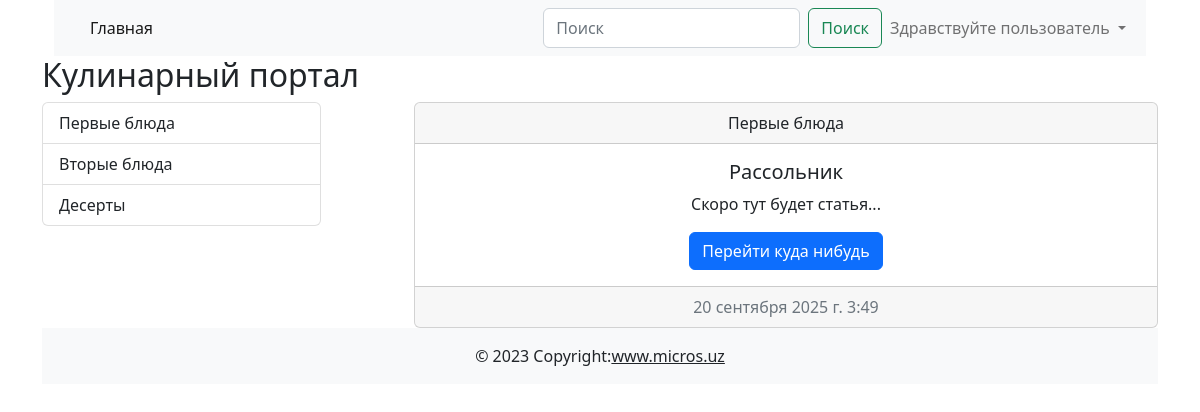
Before: / with the older database file.
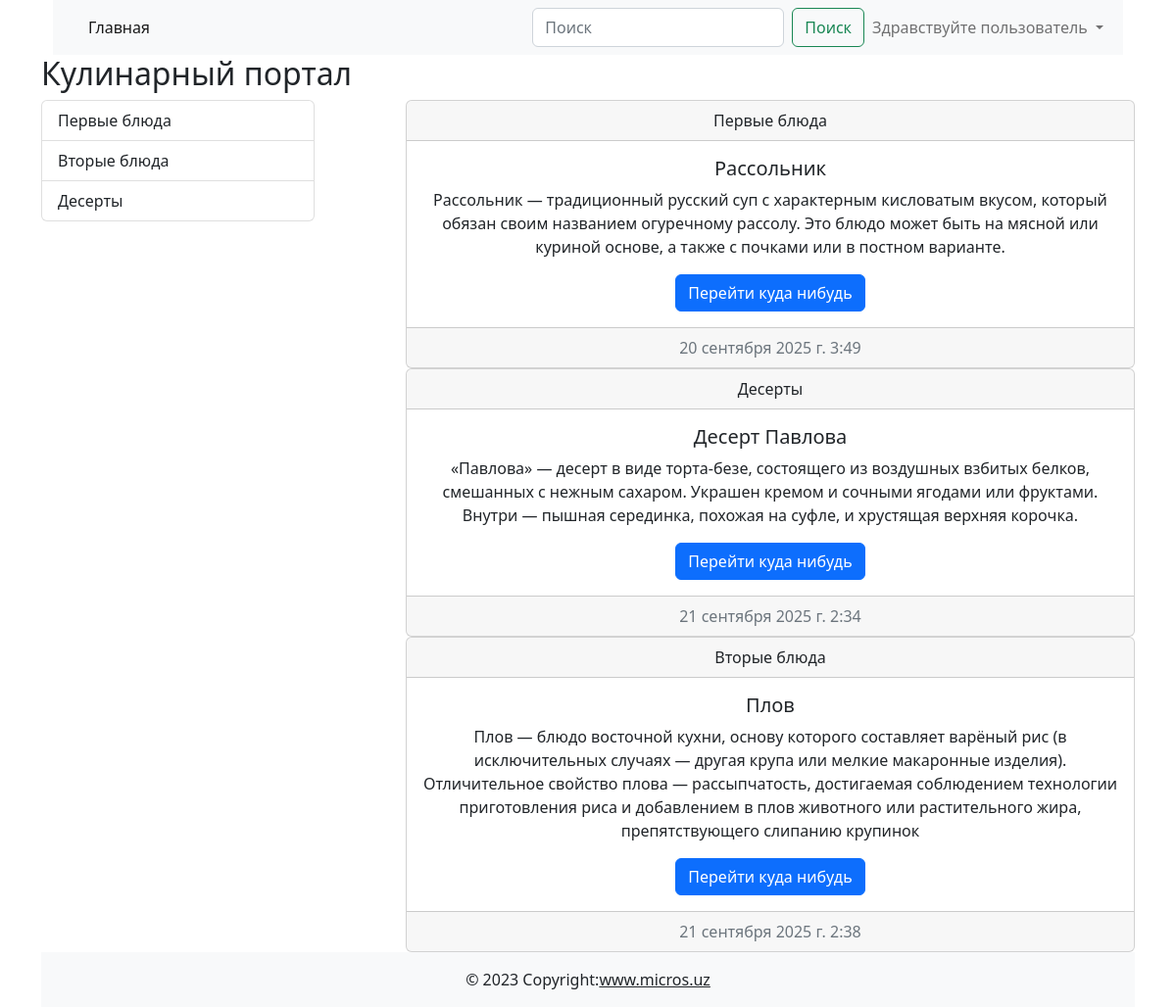
After: the same page with the newer database file.
### culinary_portal/models.py (models this page shows, shortened)
class Category(models.Model):
    title = models.CharField(max_length=255, verbose_name="Название категории")  # verbose_name - название поля в админке
    def __str__(self):
        return self.title
    class Meta:
        verbose_name = "Категория"  # название таблицы в админке
        verbose_name_plural = "Категории"  # название таблицы в админке во множественном числе

class Post(models.Model):
    title = models.CharField(max_length=255, verbose_name="Заголовок статьи")
    content = models.TextField(default="Скоро тут будет статья...", verbose_name="Текст статьи")
    created_at = models.DateTimeField(auto_now_add=True, verbose_name="Дата создания") # Используется при создании, установленное значение не изменяется
    update = models.DateTimeField(auto_now=True, verbose_name="Дата обновления") # Используется при обновлении, автоматически изменяет поле каждый раза, когда объект сохраняется
    photo = models.ImageField(upload_to="photos/", blank=True, null=True, verbose_name="Фото") # Директория в которую буду скачиваться фото. blank=True - не обязательное поля для заполнения, null=True - поле может быть null
    watched = models.IntegerField(default=0, verbose_name="Количество просмотров")
    is_published = models.BooleanField(default=True, verbose_name="Опубликовано ли")
    category = models.ForeignKey(Category, on_delete=models.CASCADE, verbose_name="Категория") # Связь с моделью Category
    class Meta:
        verbose_name = "Пост"
        verbose_name_plural = "Посты"

### culinary_portal/views.py (the view)
# urls.py: path("", get_index),  # Эндпоинт для главной страницы
def get_index(request):
    posts = Post.objects.all()  # SELECT * FROM post
    categories = Category.objects.all()
    context = {
        "title": "Главая страница",
        "posts": posts,
        "categories": categories,
    }
    return render(request, "cooking/index.html", context)

### culinary_portal/templates/cooking/index.html (shortened to what this page needs)
<!doctype html>
<html lang="en">
<head>
    <link href="https://cdn.jsdelivr.net/npm/bootstrap@5.2.3/dist/css/bootstrap.min.css" rel="stylesheet">
</head>
<body>
    <div class="container">
        <header>
            <div class="container">
                <nav class="navbar navbar-expand-lg bg-light">
                    <div class="container-fluid">
                        <div class="collapse navbar-collapse" id="navbarSupportedContent">
                            <ul class="navbar-nav me-auto mb-2 mb-lg-0"><li class="nav-item"><a class="nav-link active" aria-current="page" href="#!">Главная</a></li></ul>
                            <div class="d-flex">
                                <form class="d-flex" role="search" method="get" action="#!">
                                    <input name="q" class="form-control me-2" type="search" placeholder="Поиск" aria-label="Поиск">
                                    <button class="btn btn-outline-success" type="submit">Поиск</button>
                                </form>
                                <ul class="navbar-nav me-auto mb-2 mb-lg-0">
                                    <li class="nav-item dropdown">
                                        <a class="nav-link dropdown-toggle" href="#" id="navbarDropdown" role="button"
                                           data-bs-toggle="dropdown" aria-expanded="false">
                                            Здравствуйте пользователь
                                        </a>
                                    </li>
                                </ul>
                            </div>
                        </div>
                    </div>
                </nav>
            </div>
        </header>
        <main>
            <h2>Кулинарный портал</h2>
            <div class="d-flex justify-content-between">
                <div class="col-3">
                    <div class="list-group">
                        {% for category in categories %}
                        <a href="#!" class="list-group-item list-group-item-action">{{category.title}}</a>
                        {% endfor %}
                    </div>
                </div>
                <div class="col-8">
                    {% for post in posts %}
                    <div class="card text-center"><div class="card-header">{{post.category}}</div>
                        <div class="card-body"><h5 class="card-title">{{post.title}}</h5><p class="card-text">{{post.content}}</p><a href="#!" class="btn btn-primary">Перейти куда нибудь</a></div>
                        <div class="card-footer text-muted">{{post.created_at}}</div>
                    </div>
                    {% endfor %}
                </div>
            </div>
        </main>
        <footer class="bg-light text-center text-lg-start">
            <div class="text-center p-3" style="background-color: rgba(0, 0, 0, 0);">© 2023 Copyright:<a class="text-dark" href="https://mdbootstrap.com/">www.micros.uz</a></div>
        </footer>
    </div>
</body>
</html>

Changed rows visible on the page:
changed Post "Рассольник": content "Скоро тут будет статья..." → "Рассольник — традиционный русский суп с характерным кисловатым вкусом, который обязан своим названием огуречному рассолу. Это блюдо может быть на мясной или куриной основе, а также с почками или в постном варианте."
added Post: category "Десерты", title "Десерт Павлова", content "«Павлова» — десерт в виде торта-безе, состоящего из воздушных взбитых белков, смешанных с нежным сахаром. Украшен кремом и сочными ягодами или фруктами. Внутри — пышная серединка, похожая на суфле, и хрустящая верхняя корочка.", created_at "21 сентября 2025 г. 2:34"
added Post: category "Вторые блюда", title "Плов", content "Плов — блюдо восточной кухни, основу которого составляет варёный рис (в исключительных случаях — другая крупа или мелкие макаронные изделия). Отличительное свойство плова — рассыпчатость, достигаемая соблюдением технологии приготовления риса и добавлением в плов животного или растительного жира, препятствующего слипанию крупинок", created_at "21 сентября 2025 г. 2:38"
